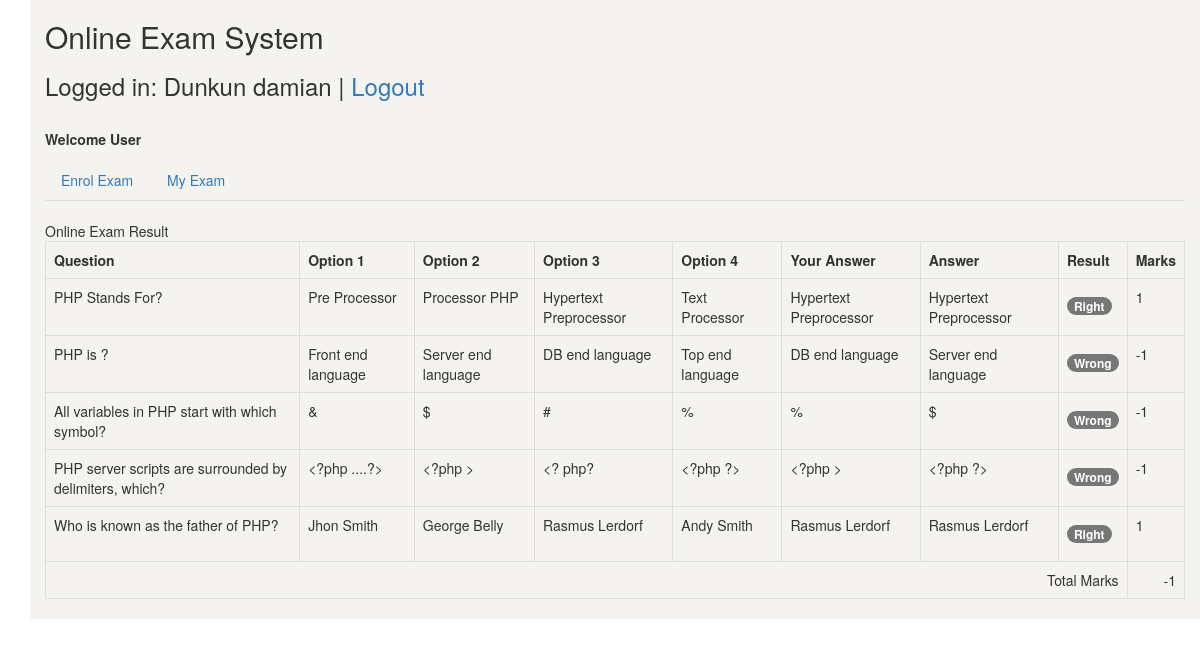
The app's page /view_result.php?exam_id=1 (signed in) with its own data.
### tables this page shows
CREATE TABLE `online_exam_question` (
  `id` int(11) NOT NULL,
  `exam_id` int(11) NOT NULL,
  `question` text NOT NULL,
  `answer` enum('1','2','3','4') NOT NULL
);

CREATE TABLE `online_exam_option` (
  `id` int(11) NOT NULL,
  `question_id` int(11) NOT NULL,
  `option` int(2) NOT NULL,
  `title` varchar(250) NOT NULL
);

CREATE TABLE `online_exam_question_answer` (
  `id` int(11) NOT NULL,
  `user_id` int(11) NOT NULL,
  `exam_id` int(11) NOT NULL,
  `question_id` int(11) NOT NULL,
  `user_answer_option` enum('0','1','2','3','4') NOT NULL,
  `marks` varchar(20) NOT NULL
);

### class/Exam.php (called while the page is built, shortened)
<?php
class Exam {
	private $questionTable = 'online_exam_question';
	private $questionAnswerTable = 'online_exam_question_answer';
	private $optionTable = 'online_exam_option';
	private $conn;
	public function __construct($db){
        $this->conn = $db;
    }
	public function getExamResults () {
		if($this->exam_id) {
			$whereSQL = '';
			if($_SESSION["role"] == 'user') {
				$whereSQL = "AND answer.user_id = '".$_SESSION["userid"]."'";
			}
			$sqlQuery = "
				SELECT answer.question_id, answer.marks, question.question, question.answer, answer.user_answer_option
				FROM ".$this->questionTable." question
				LEFT JOIN ".$this->questionAnswerTable." answer ON answer.question_id = question.id
				WHERE question.exam_id = ? $whereSQL";
			$stmt = $this->conn->prepare($sqlQuery);
			$stmt->bind_param("i", $this->exam_id);
			$stmt->execute();
			$result = $stmt->get_result();
			$records = array();
			while ($examResult = $result->fetch_assoc()) {
				$rows = array();
				$rows['question_id'] = $examResult['question_id'];
				$rows['marks'] = $examResult['marks'];
				$rows['question'] = $examResult['question'];
				$rows['answer'] = $examResult['answer'];
				$rows['user_answer_option'] = $examResult['user_answer_option'];
				$records[] = $rows;
			}
			return $records;
		}
	}
	public function getQuestopnOptions ($questionId) {
		if($questionId) {
			$sqlQuery = "
				SELECT id, question_id, option, title
				FROM ".$this->optionTable." question
				WHERE question_id = '".$questionId."'";
			$stmt = $this->conn->prepare($sqlQuery);
			$stmt->execute();
			$result = $stmt->get_result();
			$records = array();
			while ($option = $result->fetch_assoc()) {
				$rows = array();
				$rows['option'] = $option['option'];
				$rows['title'] = $option['title'];
				$records[] = $rows;
			}
			return $records;
		}
	}
	public function getExamTotalMarks () {
		if($this->exam_id) {
			$sqlQuery = "
				SELECT SUM(marks) as mark
				FROM ".$this->questionAnswerTable."
				WHERE user_id = '".$_SESSION["userid"]."' AND exam_id = '".$this->exam_id."'";
			$stmt = $this->conn->prepare($sqlQuery);
			$stmt->execute();
			$result = $stmt->get_result();
			$records = array();
			while ($marks = $result->fetch_assoc()) {
				$rows = array();
				$rows['mark'] = $marks['mark'];
				$records[] = $rows;
			}
			return $records;
		}
	}
}
?>

### view_result.php (the view, shortened to what this page needs)
<?php
include_once 'class/User.php';
include_once 'class/Exam.php';
$database = new Database();
$db = $database->getConnection();
$exam = new Exam($db);
if(!empty($_GET['exam_id'])) {
	$exam->exam_id = $_GET['exam_id'];
}
include('inc/header.php');
?>
<link rel="stylesheet" href="css/dataTables.bootstrap.min.css" />
<link rel="stylesheet" href="css/TimeCircles.css" />
<?php include('inc/container.php');?>
<div class="container" style="background-color:#f4f3ef;">
	<h2>Online Exam System</h2>
	<?php include('top_menus.php'); ?>
	<br>
<?php
$examResult =  $exam->getExamResults();
?>
	<div class="card">
		<div class="card-header">
			<div class="row">
				<div class="col-md-8">Online Exam Result</div>
			</div>
		</div>
		<div class="card-body">
			<div class="table-responsive">
				<table class="table table-bordered table-hover">
					<tr>
						<th>Question</th>
						<th>Option 1</th>
						<th>Option 2</th>
						<th>Option 3</th>
						<th>Option 4</th>
						<th>Your Answer</th>
						<th>Answer</th>
						<th>Result</th>
						<th>Marks</th>
					</tr>
					<?php
					foreach($examResult as $results) {
						$examResults  = $exam->getQuestopnOptions($results["question_id"]);
						$userAnswer = '';
						$orignalAnswer = '';
						$questionResult = '';
						if($results['marks'] > '0')	{
							$questionResult = '<h4 class="badge badge-success">Right</h4>';
						}
						if($results['marks'] < '0')	{
							$questionResult = '<h4 class="badge badge-danger">Wrong</h4>';
						}
						echo '
						<tr>
							<td>'.$results['question'].'</td>';
						foreach($examResults as $questionOption){
							echo '<td>'.$questionOption["title"].'</td>';
							if($questionOption["option"] == $results['user_answer_option']) {
								$userAnswer = $questionOption['title'];
							}
							if($questionOption['option'] == $results['answer']){
								$orignalAnswer = $questionOption['title'];
							}
						}
						echo '
						<td>'.$userAnswer.'</td>
						<td>'.$orignalAnswer.'</td>
						<td>'.$questionResult.'</td>
						<td>'.$results["marks"].'</td>
					</tr>';
					}
					$marksResult = $exam->getExamTotalMarks();
					foreach($marksResult as $marks){
					?>
					<tr>
						<td colspan="8" align="right">Total Marks</td>
						<td align="right"><?php echo $marks["mark"]; ?></td>
					</tr>
					<?php
					}
					?>
				</table>
			</div>
		</div>
	</div>
</div>
 <?php include('inc/footer.php');?>

### records on screen
online_exam_question: question "PHP Stands For?", online_exam_option.title "Hypertext Preprocessor", shows "Right", online_exam_question_answer.marks "1"
online_exam_option: title "Pre Processor"
online_exam_option: title "Processor PHP"
online_exam_option: title "Hypertext Preprocessor"
online_exam_option: title "Text Processor"
online_exam_question: question "PHP is ?", online_exam_option.title "DB end language", online_exam_option.title "Server end language", shows "Wrong", online_exam_question_answer.marks "-1"
online_exam_option: title "Front end language"
online_exam_option: title "Server end language"
online_exam_option: title "DB end language"
online_exam_option: title "Top end language"
online_exam_question: question "All variables in PHP start with which symbol?", title "&", title "$", title "#", title "%", userAnswer "%", orignalAnswer "$", shows "Wrong", online_exam_question_answer.marks "-1"
online_exam_question: question "PHP server scripts are surrounded by delimiters, which?", online_exam_option.title "<?php >", online_exam_option.title "<?php ?>", shows "Wrong", online_exam_question_answer.marks "-1"
online_exam_option: title "<?php ....?>"
online_exam_option: title "<?php >"
online_exam_option: title "<? php?"
online_exam_option: title "<?php ?>"
online_exam_question: question "Who is known as the father of PHP?", online_exam_option.title "Rasmus Lerdorf", shows "Right", online_exam_question_answer.marks "1"
online_exam_option: title "Jhon Smith"
online_exam_option: title "George Belly"
online_exam_option: title "Rasmus Lerdorf"
online_exam_option: title "Andy Smith"

### other values on screen
$_SESSION["name"] "Dunkun damian"
$_SESSION["role"] "User"
$marks["mark"] "-1"
